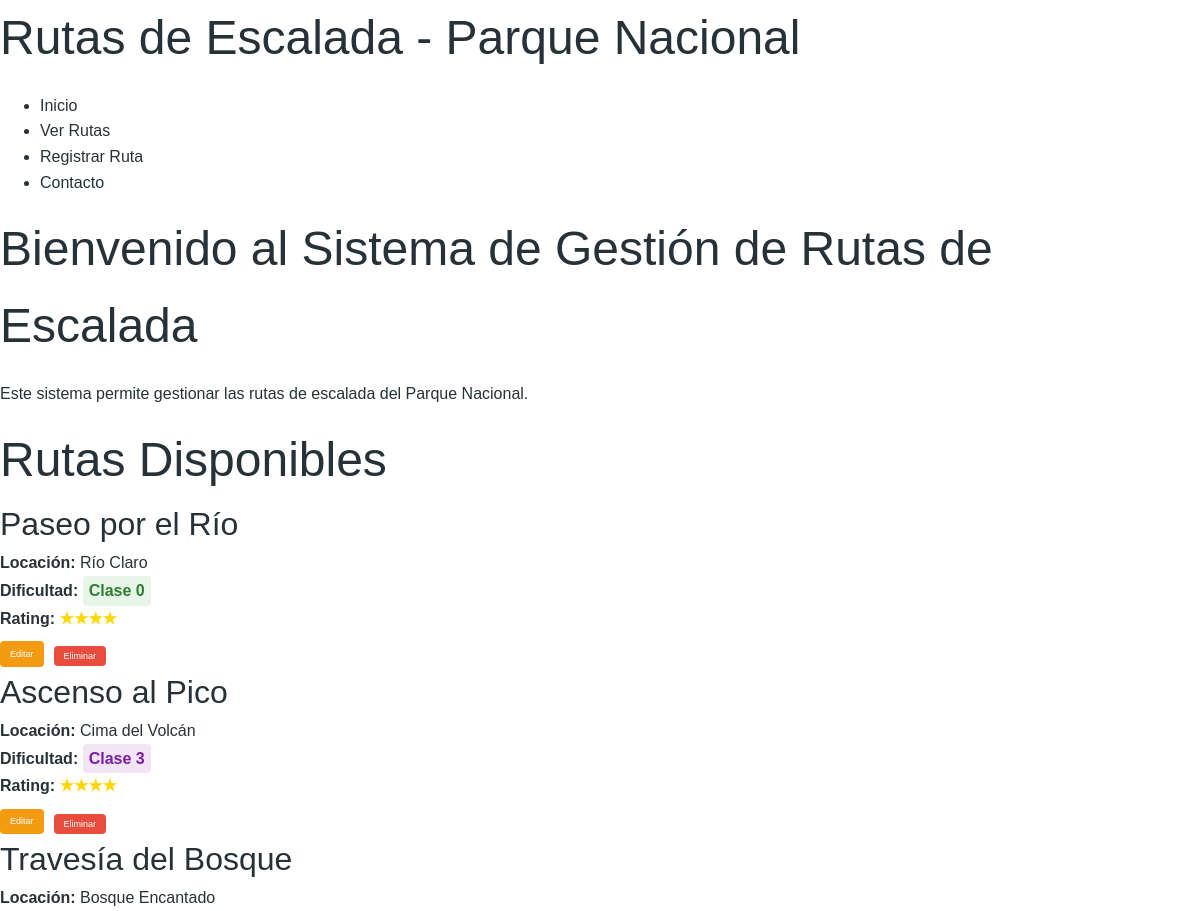
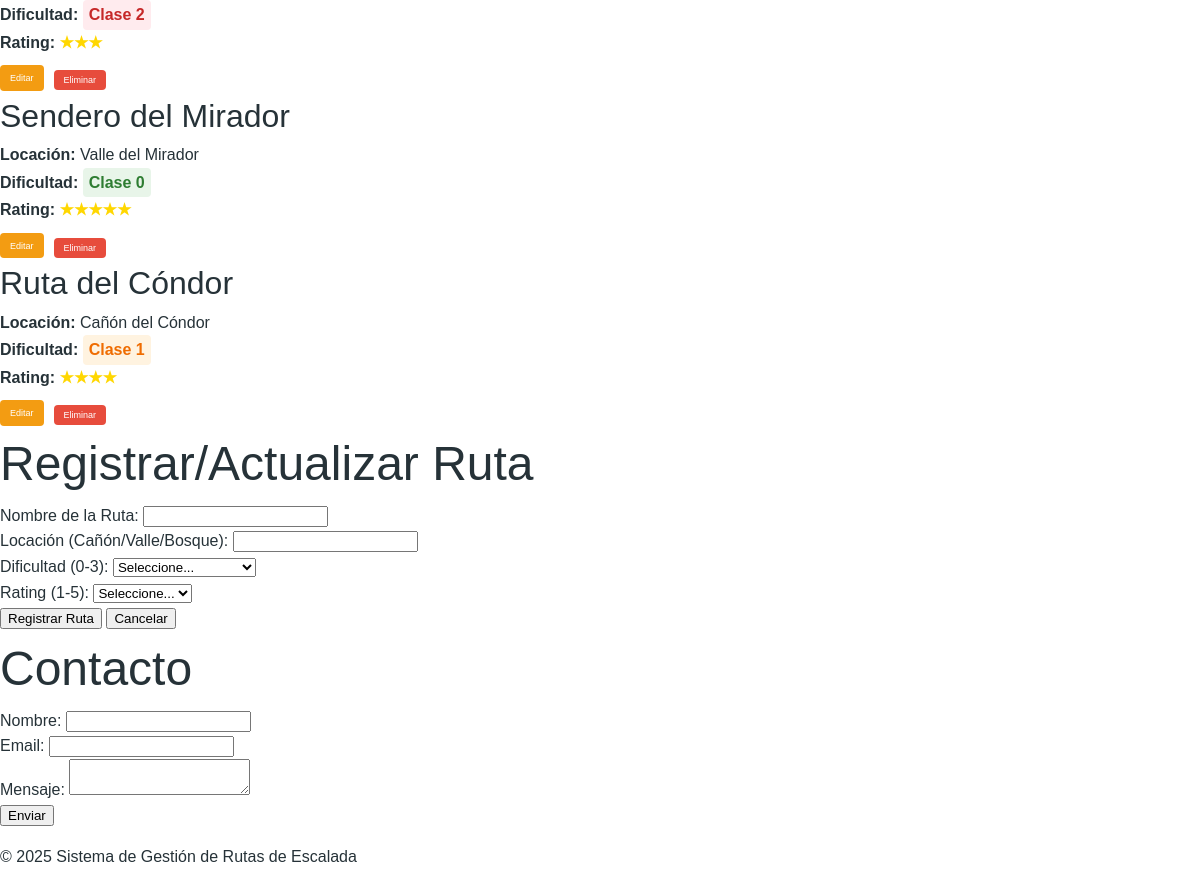
The page / on the database its author committed (2 pictures, top to bottom).
### tables this page shows
CREATE TABLE rutas (
    id INT AUTO_INCREMENT PRIMARY KEY,
    nombre VARCHAR(255) NOT NULL,
    locacion VARCHAR(255) NOT NULL,
    dificultad ENUM('0', '1', '2', '3') NOT NULL,
    rating ENUM('1', '2', '3', '4', '5') NOT NULL,
    fecha_registro TIMESTAMP DEFAULT CURRENT_TIMESTAMP
);

### index.php (the view, shortened to what this page needs)
<!DOCTYPE html>
<html lang="es">
<head>
    <link rel="stylesheet" href="css/styles.css">
</head>
<body>
    <header>
        <h1>Rutas de Escalada - Parque Nacional</h1>
        <nav>
            <ul>
                <li><a href="#inicio">Inicio</a></li>
                <li><a href="#rutas">Ver Rutas</a></li>
                <li><a href="#registro">Registrar Ruta</a></li>
                <li><a href="#contacto">Contacto</a></li>
            </ul>
        </nav>
    </header>
    <main>
        <section id="inicio">
            <h2>Bienvenido al Sistema de Gestión de Rutas de Escalada</h2>
            <p>Este sistema permite gestionar las rutas de escalada del Parque Nacional.</p>
        </section>
        <section id="rutas">
            <h2>Rutas Disponibles</h2>
            <div id="rutas-lista">
                <?php
                include 'config.php';
                try {
                    $stmt = $pdo->query("SELECT * FROM rutas ORDER BY id DESC");
                    $rutas = $stmt->fetchAll(PDO::FETCH_ASSOC);
                    if (count($rutas) > 0) {
                        foreach ($rutas as $ruta) {
                            echo '<div class="ruta-item">';
                            echo '<h3>' . htmlspecialchars($ruta['nombre']) . '</h3>';
                            echo '<div class="ruta-info">';
                            echo '<div><strong>Locación:</strong> ' . htmlspecialchars($ruta['locacion']) . '</div>';
                            echo '<div><strong>Dificultad:</strong> <span class="ruta-dificultad dificultad-' . $ruta['dificultad'] . '">Clase ' . $ruta['dificultad'] . '</span></div>';
                            echo '<div><strong>Rating:</strong> <span class="ruta-rating">' . str_repeat('★', $ruta['rating']) . '</span></div>';
                            echo '</div>';
                            echo '<div class="acciones-ruta">';
                            echo '<button class="btn-editar" onclick="editarRuta(' . $ruta['id'] . ', \'' . addslashes($ruta['nombre']) . '\', \'' . addslashes($ruta['locacion']) . '\', \'' . $ruta['dificultad'] . '\', \'' . $ruta['rating'] . '\')">Editar</button>';
                            echo '<form method="post" action="gestion_rutas.php" style="display:inline;" onsubmit="return confirm(\'¿Está seguro de que desea eliminar esta ruta?\');">';
                            echo '<button type="submit" class="btn-eliminar">Eliminar</button>';
                            echo '</form>';
                            echo '</div>';
                            echo '</div>';
                        }
                    } else {
                        echo '<p>No hay rutas registradas aún.</p>';
                    }
                } catch(PDOException $e) {
                    echo '<p>Error al cargar las rutas: ' . $e->getMessage() . '</p>';
                }
                ?>
            </div>
        </section>
        <section id="registro">
            <h2>Registrar/Actualizar Ruta</h2>
            <form id="ruta-form" action="gestion_rutas.php" method="POST">
                <div class="form-group">
                    <label for="nombre">Nombre de la Ruta:</label>
                    <input type="text" id="nombre" name="nombre" required>
                </div>
                <div class="form-group">
                    <label for="locacion">Locación (Cañón/Valle/Bosque):</label>
                    <input type="text" id="locacion" name="locacion" required>
                </div>
                <div class="form-group">
                    <label for="dificultad">Dificultad (0-3):</label>
                    <select id="dificultad" name="dificultad" required>
                        <option value="">Seleccione...</option>
                    </select>
                </div>
                <div class="form-group">
                    <label for="rating">Rating (1-5):</label>
                    <select id="rating" name="rating" required>
                        <option value="">Seleccione...</option>
                    </select>
                </div>
                <button type="submit">Registrar Ruta</button>
                <button type="button" onclick="resetForm()">Cancelar</button>
            </form>
        </section>
        <section id="contacto">
            <h2>Contacto</h2>
            <form id="contacto-form" action="procesar_contacto.php" method="POST">
                <div class="form-group">
                    <label for="nombre_contacto">Nombre:</label>
                    <input type="text" id="nombre_contacto" name="nombre_contacto" required>
                </div>
                <div class="form-group">
                    <label for="email">Email:</label>
                    <input type="email" id="email" name="email" required>
                </div>
                <div class="form-group">
                    <label for="mensaje">Mensaje:</label>
                    <textarea id="mensaje" name="mensaje" required></textarea>
                </div>
                <button type="submit">Enviar</button>
            </form>
        </section>
    </main>
    <footer>
        <p>&copy; 2025 Sistema de Gestión de Rutas de Escalada</p>
    </footer>
</body>
</html>

### css/styles.css (style rules this page uses)
:root { --primario: #2e7d32; --secundario: #0d4726; --botones: #388e3c; --claro: #f1f8e9; --blanco: #fff; --negro: #263238; --texto-secundario: #717171; --amarillo-fondo: #F2AE25; --amarillo-oscuro: #d4920c; --border-radius: 4px; --spacing-sm: 12px; --spacing-md: 24px; --spacing-lg: 40px; --fuenteHeading: "Ovo", sans-serif; }
*, *::before, *::after { box-sizing: border-box; }
html { font-size: 62.5%; }
body { font-family: var(--fuenteHeading); font-size: 1.6rem; line-height: 1.6; color: var(--negro); background-color: var(--blanco); margin: 0; padding: 0; }
a { text-decoration: none; color: inherit; }
h1, h2, h3, h4 { font-family: var(--fuenteHeading); margin: 0; font-weight: 400; }
h1 { font-size: 4.8rem; }
h2 { font-size: clamp(3.2rem, 6vw, 4.8rem); }
h3 { font-size: 3.2rem; }
.acciones-ruta { margin-top: 1rem; display: flex; gap: 1rem; }
.btn-editar, .btn-eliminar { padding: 0.5rem 1rem; border: none; border-radius: 4px; cursor: pointer; font-size: 0.9rem; }
.btn-editar { background-color: #f39c12; color: white; }
.btn-eliminar { background-color: #e74c3c; color: white; }
.ruta-dificultad { display: inline-block; padding: 0.2rem 0.6rem; border-radius: 4px; font-weight: 600; background-color: #e8f5e9; color: #2e7d32; }
.dificultad-0 { background-color: #e8f5e9; color: #2e7d32; }
.dificultad-1 { background-color: #fff3e0; color: #ef6c00; }
.dificultad-2 { background-color: #ffebee; color: #c62828; }
.dificultad-3 { background-color: #f3e5f5; color: #7b1fa2; }
.ruta-rating { color: #ffd700; font-weight: bold; }

### rows shown on the page
rutas: nombre "Paseo por el Río", locacion "Río Claro", dificultad "0", rating "★★★★"
rutas: nombre "Ascenso al Pico", locacion "Cima del Volcán", dificultad "3", rating "★★★★"
rutas: nombre "Travesía del Bosque", locacion "Bosque Encantado", dificultad "2", rating "★★★"
rutas: nombre "Sendero del Mirador", locacion "Valle del Mirador", dificultad "0", rating "★★★★★"
rutas: nombre "Ruta del Cóndor", locacion "Cañón del Cóndor", dificultad "1", rating "★★★★"
